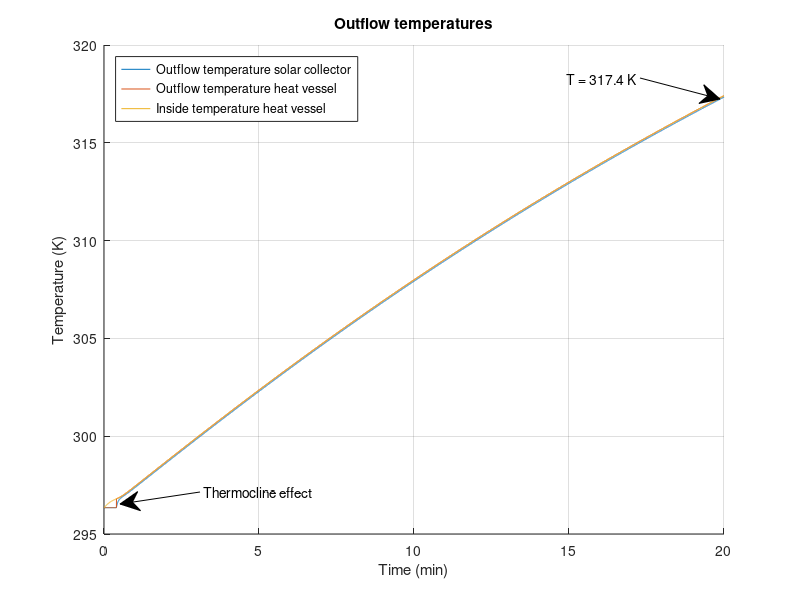

This figure's MATLAB source:
%%%%%%%%%%%%%%%%%%%%%%%%%%%%%%%%%%%%%%%%%%%%
% Matlab model for Solar Collector Group 10%
%%%%%%%%%%%%%%%%%%%%%%%%%%%%%%%%%%%%%%%%%%%%
clc;
clear;
close all;
%%
%%%%%%%%%%%
%Constants%
%%%%%%%%%%%
%Natural costants:
    sigma = 5.67*10^(-8);                       %Stefan-Boltzmann constant
    v_out = 4.5;                                %Velocity of air outside the solar collector [m/s]
    v_in = 0;                                   %Velocity of air inside the solar collector [m/s]
%Emissivity
    e_Cu = 0.22;                                %Matte copper tube
    e_glass = 0.95;                             %Glass plate 
    e_PVC = 0.91;                               %PVC tube
    e_foam = 0.9;                               %foam foil
    e_Al = 0.04;                                %Aluminum tape
%Thermal conductivity
%     k_air = 0.026;                              %Air [W/(m*K)]
%     k_tempex =0.03;                             %Tempex plate [W/(m*K)]
    k_Cu = 400;                                 %Copper tube [W/(m*K)]
    k_wood = 0.12;                              %Wood casing [W/(m*K)]
    k_Po = 0.13;                                %Polyurethane tube [W/(m*K)]
    k_PVC = 0.19;                               %PVC thermal conduc [W/(m*K)]
    k_foil = 0.04;                              %Polyethylene foam foil [W/(m*K)]
    k_glass = 0.96;                             %Thermal conductivity of the glass plate [W/(m*K)]
%Heat transfer coefficient
    h_out_air = 10.45 - v_out + 10*(v_out)^(1/2);%Outside solar collector air [W/(m^2*K)]
    h_in_air = 10.45 - v_in + 10*(v_in)^(1/2);  %Inside solar collector air [W/(m^2*K)]
    h_air = 2.5;                                %Still standing 298K air [W/(m^2*K)]
%Specific heat
    c_water = 4186;                             %Specific heat water [J/kgK]
    c_Cu = 386;                                 %Specific heat copper [J/kgK]
    c_Al = 922;                                 %Specific heat aluminium[J/kgK]
    c_air = 1007;                               %Specific heat air[J/kgK]
%Measurements
    D_Cu = 0.012;                               %Diameter of the copper tube [m]
    D_PolyTube = 0.008;                         %Inner diameter of the polyurathane pump tubes [m]
    R_Cu1 = 0.005;                              %Inner radius of the copper tube [m]
    R_Cu2 = 0.006;                              %Outer radius of  the copper tube [m]
    V_air = 0.04911;                            %Volume of the air in the solar collector [m^3]
    V_Al = 8.96*10^(-5);                        %Total volume of the aluminum tape
    L_Cu_SC = 6.63;                             %Length of the copper tube in the solar collector [m]
    d_frame = 0.05;                             %Thickness of the pinewood frame [m]
%Measurements Heat storage vessel
    D_pvc = 0.050;                              %Diameter PVC tube [m]
    R_pvcThick = 0.0018;                        %PVC wall thickness [m]
    R_pvc1 = (D_pvc/2) - R_pvcThick;            %Inner Radius PVC tube [m]
    R_pvc2 = (D_pvc/2);                         %Outer Radius PVC tube [m]
    N_insLayers = 6;                            %Number of insulating polyethylene foam foil layers [m]
    R_polyFoil = N_insLayers * 0.003;           %Radius thickness polyethylene foam foil [m]
    L_Tube_HV = 0.71;                           %PVC length [m]
%Measurements for in- and outlet connectors
    R_Po1 = 0.004;                              %Inner radius of the polyurethane tube [m]
    R_Po2 = 0.006;                              %Outer radius of the polyurethane tube [m]
    L_Tube_HV_to_SC = 3;                        %Half of general setup length, HV to SC [m]
    L_Tube_SC_to_HV = 3;                        %Half of general setup length, SC to HV [m]
%Areas
    A_RadCu = 4*D_Cu*1.4+3*0.5*0.25*pi*(0.0898^2-0.0778^2)+2*0.012*0.15; %Sunlit area of the copper tube [m^2]
    A_RadAl = 0.670*1.4 - 4*0.012*1.4;                      %Sunlit area of the aluminum troughs [m^2]
    A_AirCu = 1.4*pi*D_Cu + 3*4.9594762*10^(-3) + 0.05*pi*D_Cu + 2*0.1*pi*D_Cu; %Area of the copper tube that's exposed to the air [m^2]
    A_AirTape = 1.971;                                      %Area of the aluminum tape that is exposed to the air [m^2]
    A_AirSS = 2*(1.64*0.67)+2*(0.67*0.065)+2*(0.065*1.72);  %Area of solar collector that is exposed to the air [m^2]
    A_frame = 2*(0.67*0.065)+2*(0.065*1.72);                %Area of sides touching pinewood [m^2]
    A_HV = 2*pi*(R_pvc2+R_polyFoil)*L_Tube_HV;              %Area of heat vessel [m^2] %%%%CHECK THIS
%Intensity
    I_sun = 1000;                               %Intensity of the artificial sun [W/m^2]
%Temperatures
    T_sur = 293;                                %Temperature of the surroundings [K]
    T_in = 296.35;                              %Starting temperature of water [K]
%Density
    rho_w = 1000;                               %Density of water [kg/m^3]
    rho_Cu = 8.9*10^3;                          %Density of copper [kg/m^3]
    rho_air = 1.29;                             %Density of air [kg/m^3]
    rho_Al = 2.70*10^3;                         %Density of aluminum [kg/m^3]
%Variables
    test_length = 20;                           %Given time in test [minutes]
    flowrate = 3.0;                             %Initial flowrate [L/min]
%%
%%%%%%%%%%%%%%
%Calculations%
%%%%%%%%%%%%%%
%%Length of simulation%%
t_end = test_length*60;                 %End time [s]
t_step = 0.1;                           %Step size [s]
Steps = t_end/t_step;                   %Amount of steps

%%HEAT VESSEL%%
T_HV_table = zeros(3,Steps+1);          %Heat vessel table for data logging
T_HV_table(1,:) = 0:t_step:t_end;
T_HV_out=T_in;                          %Beginning temperature of water in the heat vessel [K]
%%Water mass calculations%%
m_SC_water = 0.512;                     %Max mass of water in the solar collector [kg]
m_HV_water = 1.2;                       %Max mass of water in the heat vessel  [kg]
m_hv_frac = 0;                           %Initial fraction hot water to cold water [-]

%%Variable flowrate%%
Flowrate_Table = zeros(2,Steps+1);          %Table for variable flowrate logging
Flowrate_Table(1,:) = 0:t_step:t_end;

%%Thermocline HV start values%%
m_HV_new = 0;                           %Starting mass of hot water in HV  [kg]
m_HV_old = m_HV_water;                  %Starting mass of cold water in HV [kg]
T_HV_inside = T_in;                     %Starting temperature HV [K]

%%Tube Heat vessel --> Solar Collector%%
m_PolyTube1_water = (1/4)*pi*D_PolyTube^2*L_Tube_HV_to_SC*rho_w;  %Maximum amount of water in the tube [kg]
T_SC_in = T_in;                         %Starting temperature [K]

%%SOLAR COLLECTOR%%
T_SC_table = zeros(3,Steps+1);          %Solar collector table for data logging
T_SC_table(1,:) = 0:t_step:t_end;
T_SC_out=T_in;                          %Beginning temperature of water in the solar collector [K]
I_glass = I_sun*e_glass;                %Intensity after absorption of glass plate [W/m^2]

%%Aluminium reflection and absorption rates%%
dQdt_RadAl = (1-e_Al)*A_RadAl*I_glass;              %Energy that is reflected by the aluminum tape [W]
dQdt_RadAl_in = (e_Al)*A_RadAl*I_glass;             %Energy that is absorbed by the aluminum tape [W]
dQdt_RadCu = e_Cu*A_RadCu*I_glass + e_Cu*dQdt_RadAl;  %Energy that is absorbed by the copper tube due to radiation [W]

%SC glass plate calculations
d_glass = 0.004;                                                            %Thickness of the glass plate [m]
A_glass = 0.67*(1.640+0.080);                                               %Area of the glass plate [m]

%%Tube Solar Collector --> Heat vessel%%
m_PolyTube2_water = (1/4)*pi*D_PolyTube^2*L_Tube_SC_to_HV*rho_w;                %Maximum amount of water in the tube [kg]
T_HV_in = T_in;                                                             %Starting temperature [K]

%%General%%
m_Cu = (L_Cu_SC*pi*R_Cu2^2 - L_Cu_SC*pi*R_Cu1^2)*rho_Cu;                    %Mass of the copper tube in the solar collector [kg]
m_air = rho_air*V_air;                                                      %Mass of the air in the solar collector [kg]
m_Al = rho_Al*V_Al;                                                         %Total mass of the aluminum tape [kg]
T_air = T_in;                                                               %Starting temperature of the air [K]
T_Al = T_in;                                                                %Starting temperature of the aluminum tape [K]
m_flow = (flowrate/60/1000)*rho_w*t_step;                                   %Mass of water inflow from pump during t_step [kg]
%%
for t=0:t_step:t_end
    %%
    %%%%%%%%%%%%%%%%%%%%%%%%%%%%%%%%%%%%%%%%
    %       Equations for the vessel       %
    %%%%%%%%%%%%%%%%%%%%%%%%%%%%%%%%%%%%%%%%    
    %%%%%Insulation heat loss%%%%
    R_HV_PVC_cond = R_pvc1/(k_PVC*(2*pi*R_pvc2*L_Tube_HV));                     %Thermal resitance of conduction through PVC [K/W]
    R_HV_ins_Cond =  (log((R_pvc2 + R_polyFoil)/R_pvc2)) / (k_foil*A_HV);   %Thermal resitance of conduction through poly foam foil [K/W]
    R_HV_ins_Conv = 1 / (h_air*A_HV);                                       %Thermal resitance of convection outside poly foam foil [K/W]
    HL_RadOut_PVC = e_PVC * sigma * A_HV * (T_HV_inside^4 - T_sur^4);   %Heat loss due to radiation PVC [W]
    HL_RadOut_foam = e_foam * sigma * A_HV * (T_HV_inside^4 - T_sur^4); %Heat loss due to radiation foam foil [W]
    R_HV_ins_total = R_HV_PVC_cond + R_HV_ins_Cond + R_HV_ins_Conv;         %Total thermal resistance in series [K/W]
    %Total heat flow through insulation multiplied with fraction hot water
    dQdt_HV_insulation = m_hv_frac*(-((T_HV_inside - T_sur ) / R_HV_ins_total)-HL_RadOut_PVC-HL_RadOut_foam);   
    
    %%%%%End caps heat loss%%%%
    R_HV_cap_Conv = 1 /h_air*pi*(R_pvc2+R_pvcThick).^2;                     %Thermal resistance due to convection on end caps [K/W]
    R_HV_cap1 = R_pvcThick / (k_PVC * (pi*R_pvc2).^2);                      %Thermal resistance end-cap [K/W]
    R_HV_cap2 = R_HV_cap1;                                                  %Thermal resistance upper end cap [K/W]
    if m_hv_frac == 1
        %If heatvessel is full of hot water, heat loss from both end caps is presumed
        R_HV_caps_total = R_HV_cap1 + R_HV_cap2 + 2*R_HV_cap_Conv;
        dQdt_HV_caps = -((T_HV_inside - T_sur ) / R_HV_caps_total);
    else
        %If hot water not at bottom HV, only 1 end-cap
        R_HV_caps_total = R_HV_cap1 + R_HV_cap_Conv;                        
        dQdt_HV_caps = -((T_HV_inside - T_sur ) / R_HV_caps_total);
    end
    
    %%%%Total heat flow storage vessel%%%%
    dQdt_HV_total = dQdt_HV_insulation + dQdt_HV_caps;                      %Total heat flow storage vessel [W/m^2]
    
    %%%%Calculate internal temperature%%%%
    delta_T = (dQdt_HV_total*t_step/(m_HV_water*c_water));                  %Resulting delta T of heat flow [K]
    T_HV_inside = T_HV_inside+delta_T;                                      %Resulting internal temperature [K]
    
    %%%%Thermocline effect%%%% 
    if (m_HV_new < m_HV_water)                                              % Cold region thermocline provides outlfow HV
        m_HV_new = m_HV_new + m_flow;
        T_HV_inside = (m_flow*T_HV_in + T_HV_inside*m_HV_new)/(m_HV_new + m_flow);
        m_hv_frac = m_HV_new / m_HV_water;                                  %Fraction hot to cold water in HV
        m_HV_old = m_HV_old - m_flow;
        T_HV_out = T_in;                                                    %Resulting temperature outlfow if full of hot water
    else                                                                    %Thermocline when cold water has been dispersed
        T_HV_inside = (m_flow*T_HV_in + T_HV_inside*m_HV_new)/(m_HV_new + m_flow);
        m_hv_frac = 1;                                                      %Fraction of cold water to hot water is 1, used for heat losses in HV
        T_HV_out = T_HV_inside;                                             %Resulting temperature outlfow if not full of hot water
    end
    
    %%%%Log HV data for plotting%%%%
    Column = round((1/t_step)*t+1);                                         %Table time step counter
    T_HV_table(2,Column)=T_HV_out;                                          %Assign value for T_HV_out to the right space
    T_HV_table(3,Column)=dQdt_HV_total;                                     %Assign value for dQdt_HV_total to the right space
    T_HV_table(4,Column)=T_HV_inside;                                       %Assign value for inside temperature heat vessel
    
    %%
    %%%%%%%%%%%%%%%%%%%%%%%%%%%%%%%%%%%%%%%%
    %Tube 1 Heat vessel --> Solar collector%
    %%%%%%%%%%%%%%%%%%%%%%%%%%%%%%%%%%%%%%%%
    %%%%Inflow temperature%%%%
    m_PolyTube1_old = m_PolyTube1_water - m_flow;                           %Mass of water from t-t_step [kg]
    m_PolyTube1_new = m_flow;                                               %Mass of water added to the heat vessel during t_step [kg]
    T_SC_in = (m_PolyTube1_old*T_SC_in + m_PolyTube1_new*T_HV_out)/(m_PolyTube1_old+m_PolyTube1_new); %Inflow temperature [K] 
    
    %%%%Thermal resistance%%%%
    R_tube_out_Cond =  (log(R_Po2 /R_Po1)) / ((2*pi*k_Po*L_Tube_HV_to_SC ));%Thermal resitance of conduction outlet tubing [K/W]
    R_tube_out_Conv = 1 / (h_air*(2*pi*R_Po2)*L_Tube_HV_to_SC) ;           %Thermal resitance of convection outlet tubing [K/W]
    R_tube_out_total = R_tube_out_Cond + R_tube_out_Conv;                  %Total thermal resistance in series [K/W]
    
    %%%%Total heat flowflow%%%%
    dQdt_PolyTube1_total = -((T_HV_out - T_sur ) / R_tube_out_total);       %Total heat flow HV to SC[W/m^2]
    
    %%%%Outflow temperature
    delta_T = (dQdt_PolyTube1_total*t_step/(m_PolyTube1_water*c_water));    %Resulting delta T of heat flow [K]
    T_SC_in = T_SC_in+delta_T;                                              %Resulting outflow temperature [K]
    
    %%
    %%%%%%%%%%%%%%%%%%%%%%%%%%%%%%%%%%%%%%%%
    %  Equations for the solar collector   %
    %%%%%%%%%%%%%%%%%%%%%%%%%%%%%%%%%%%%%%%%
    m_SC_old = m_SC_water - m_flow;                                         %Mass of water from t-t_step [kg]
    m_SC_new = m_flow;                                                      %Mass of water added to the solar collector during t_step [kg]
    T_SC_out = (m_SC_old*c_water*T_SC_out + m_Cu*c_Cu*T_SC_out + m_SC_new*c_water*T_SC_in)/(m_SC_old*c_water + m_Cu*c_Cu + m_SC_new*c_water);

    %%%Heat transfer mechanisms in the solar collector%%%	
    dtQt_RadOut = e_Cu * sigma * A_AirCu * (T_SC_out^4 - T_air^4);          %Heat loss due to radiation [W]                
    R_CondOut = (log(R_Cu2/R_Cu1)) / (2*pi*k_Cu*L_Cu_SC);                  %Thermal resistance due to conduction in the copper tube [K/W]
    R_Cu_conv = 1 / (h_in_air*A_AirCu);                                    %Thermal resistance due to convection [K/W]
    R_SC_total = R_CondOut + R_Cu_conv;                                    %The total of all the thermal resistances [K/W]
  
    %%%%Total heat flow solar collector%%%%
    dQdT_SC_tube = ((T_SC_out - T_air) / R_SC_total);
    dQdt_SC_total = dQdt_RadCu - dQdT_SC_tube - dtQt_RadOut;        %Total heat flow solar collector [W/m^2]
    
    %%%%Calculate internal temperature%%%%    
    delta_T = (dQdt_SC_total*t_step)/(m_SC_water*c_water + m_Cu*c_Cu);      %Resulting delta T of heat flow [K]
    T_SC_out=T_SC_out+delta_T;                                              %Resulting outflow temperature [K]
    
    %%%%Log SC data for plotting%%%%
    Column = round((1/t_step)*t+1);                                         %Table time step counter
    T_SC_table(2,Column)=T_SC_in;
    T_SC_table(3,Column)=T_SC_out;                                          %Assign value for T to the right space
    T_SC_table(4,Column)=delta_T;                                           %Assign value for T to the right space
    
    %%
    %%%%%%%%%%%%%%%%%%%%%%%%%%%%%%%%%%%%%%%%
    %Tube 2 Solar collector --> Heat vessel%
    %%%%%%%%%%%%%%%%%%%%%%%%%%%%%%%%%%%%%%%%
    m_PolyTube2_old = m_PolyTube1_water - m_flow;                           %Mass of water from t-t_step [kg]
    m_PolyTube2_new = m_flow;                                               %Mass of water added to the heat vessel during t_step [kg]
   
    T_HV_in = (m_PolyTube2_old*T_HV_in + m_HV_new*T_SC_out)/(m_PolyTube2_old+m_HV_new); %Average internal HV temperature with inflow from SC [K]
    
    R_tube_in_Cond =  (log(R_Po2 /R_Po1)) / ((2*pi*k_Po*L_Tube_SC_to_HV )); %Thermal resitance of conduction inlet tubing [K/W]
    R_tube_in_Conv = 1 / (h_air*(2*pi*R_Po2)*L_Tube_SC_to_HV) ;             %Thermal resitance of convection inlet tubing [K/W]
    R_tube_in_total = R_tube_in_Cond + R_tube_in_Conv;                      %Total thermal resistance in series [K/W]
    
    %%%%Total flow
    dQdt_PolyTube2_total = -((T_HV_in - T_sur ) / R_tube_in_total);         %Total heat flow general setup SC to HV [W/m^2]
    delta_T = (dQdt_PolyTube2_total*t_step/(m_PolyTube2_water*c_water));    %Resulting delta T of heat flow [K]
    T_HV_in = T_HV_in+delta_T;                                              %Resulting outflow temperature [K]
        
    %%
    %%%%%%%%%%%%%%%%%%%%%%%%%%%%%%%%%%%%%%%%
    %            Air Temperature           %
    %%%%%%%%%%%%%%%%%%%%%%%%%%%%%%%%%%%%%%%%
    %To calculate dQdt_air_total, first the temperature of the aluminum tape has to be determined:
    dQdt_Al_conv = h_in_air*A_AirTape*(T_Al-T_air);                            %Convective heat loss aluminium tape [W/m^2]
    dQdt_Al_total = dQdt_RadAl_in - dQdt_Al_conv;                           %Total heat flow aluminium tape [W/m^2]
    delta_T = (dQdt_Al_total*t_step)/(m_Al*c_Al);                           %Resulting delta T aluminium tape [K]
    T_Al = T_Al + delta_T;                                                  %Temperature aluminium tape after delta T [K]

    %Air temperature:
    R_air_CondEnv = d_frame / (k_wood * A_frame);       %Thermal resistance conduction frame
    R_air_CondGlass = d_glass / (k_glass*A_glass);      %Thermal resistance conduction glass
    R_air_ConvEnv = 1 / (h_out_air* A_frame);           %Thermal resistance convection frame
    R_air_ConvGlass_inv = 1 / (h_out_air* A_glass);         %Thermal resistance convection glass
    R_air_total = 1/(R_air_CondEnv + R_air_ConvEnv) + 1/(R_air_CondGlass + R_air_ConvGlass_inv^-1); %1/Total thermal resistance, frame and glass in parallel
    dQdT_air_CondConv = -((T_air - T_sur ) / R_air_total);                  %Heat flow via conduction and convection of frame and glass [W/m^2]
    dQdt_air_total = dQdt_Al_conv + dQdT_SC_tube + dQdT_air_CondConv;       %Total heat flow of air inside solar collector [W/m^2]
     
    delta_T = (dQdt_air_total*t_step)/(m_air*c_air);                        %Resulting delta T of heat flow [K]
    T_air = T_air + delta_T;                                                %Resulting air temperature [K]  
end
%%
%%%%%%%%%%
%Plotting%
%%%%%%%%%%

t_var=T_SC_table(1,:)/60;          %Time variable
T_SC_var=T_SC_table(2,:);       %Outflow temperature solar collector
T_HV_var=T_HV_table(2,:);       %Outflow temperature heat vessel
T_HV_inside = T_HV_table(4,:);  %Inside temperature heat vessel

hold on
grid on

plot(t_var,T_SC_var);
plot(t_var,T_HV_var);
plot(t_var,T_HV_inside);

annotation('textarrow',[0.8 0.90], [0.87 0.835] ,'String','T = 317.4 K');
annotation('textarrow', [0.25 0.15], [0.18 0.16], 'String', 'Thermocline effect');

ylabel('Temperature (K)')
legend({'Outflow temperature solar collector','Outflow temperature heat vessel','Inside temperature heat vessel'}, 'Location','northwest')

xlim([0 t_end/60]);
xlabel('Time (min)')
title('Outflow temperatures')
saveas(gcf,'figures\Constantflow_temperature.jpg')
